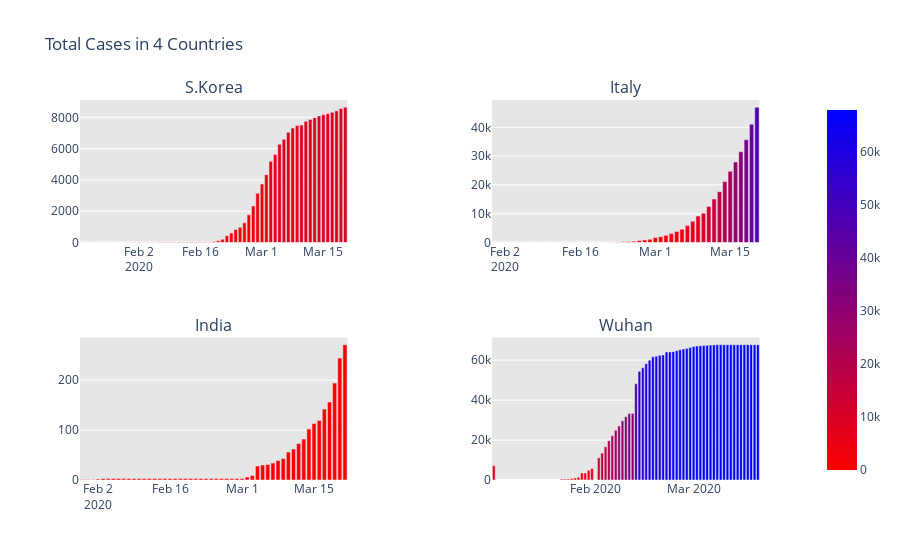

Notebook source saved alongside this figure:
### Markdown cell above
## Subplots using Bar Graph

### Code cell
fig=make_subplots(
    rows=2,cols=2,
    specs=[[{"secondary_y":True},{"secondary_y":True}],[{"secondary_y":True},{"secondary_y":True}]],
    subplot_titles=("S.Korea","Italy","India","Wuhan"))

fig.add_trace(go.Bar(x=dbd_Korea['Date'],y=dbd_Korea['Total Cases'],
                    marker=dict(color=dbd_Korea['Total Cases'],coloraxis="coloraxis")),1,1)

fig.add_trace(go.Bar(x=dbd_Italy['Date'],y=dbd_Italy['Total Cases'],
                    marker=dict(color=dbd_Italy['Total Cases'],coloraxis="coloraxis")),1,2)

fig.add_trace(go.Bar(x=dbd_India['Date'],y=dbd_India['Total Cases'],
                    marker=dict(color=dbd_India['Total Cases'],coloraxis="coloraxis")),2,1)

fig.add_trace(go.Bar(x=dbd_Wuhan['Date'],y=dbd_Wuhan['Total Cases'],
                    marker=dict(color=dbd_Wuhan['Total Cases'],coloraxis="coloraxis")),2,2)



fig.update_layout(coloraxis=dict(colorscale='Bluered_r'),showlegend=False,title_text="Total Cases in 4 Countries")

fig.update_layout(plot_bgcolor='rgb(230,230,230)')
